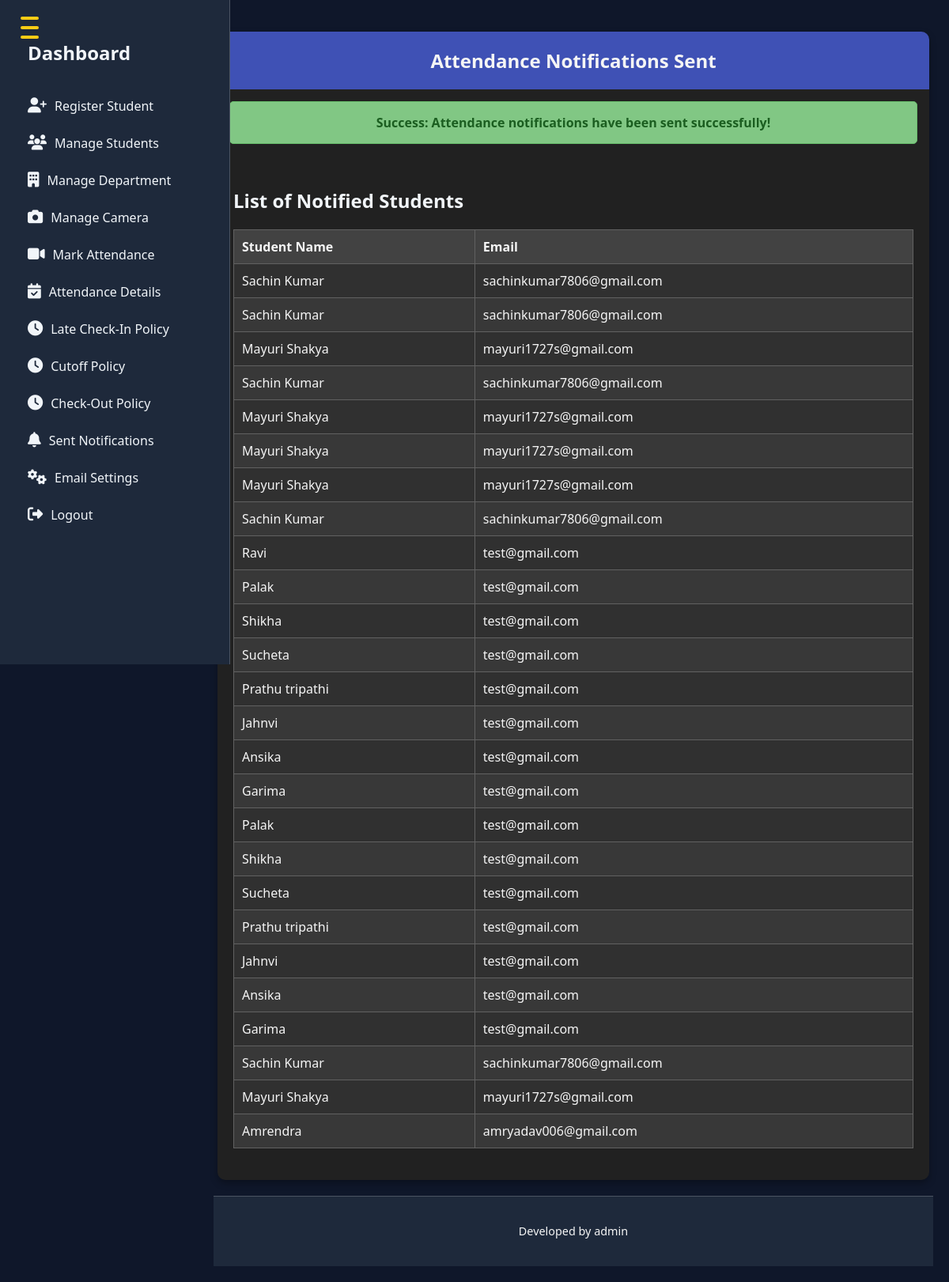
Screenshot of /send_attendance_notifications (signed in) with the database file from the repository.
### app1/models.py (models this page shows, shortened)
class Attendance(models.Model):
    student = models.ForeignKey(Student, on_delete=models.CASCADE)
    date = models.DateField()
    check_in_time = models.DateTimeField(null=True, blank=True)
    check_out_time = models.DateTimeField(null=True, blank=True)
    status = models.CharField(max_length=20, choices=[('Present', 'Present'), ('Absent', 'Absent')], default='Absent')
    is_late = models.BooleanField(default=False)
    email_sent = models.BooleanField(default=False)

class Student(models.Model):
    name = models.CharField(max_length=255)
    email = models.EmailField(max_length=255)
    phone_number = models.CharField(max_length=15)
    face_embedding = models.JSONField(blank=True, null=True)
    authorized = models.BooleanField(default=False)
    roll_no = models.CharField(max_length=20,unique=True)
    address = models.TextField()
    date_of_birth = models.DateField()
    joining_date = models.DateField()
    mother_name = models.CharField(max_length=255)
    father_name = models.CharField(max_length=255)
    department = models.ManyToManyField(Department, related_name="students")

### app1/views.py (the view, shortened to what this page needs)
# urls.py: path('send_attendance_notifications', views.send_attendance_notifications, name='send_attendance_notifications'),
@staff_member_required
def send_attendance_notifications(request):
    email_config = EmailConfig.objects.first()  # Get the first email configuration or handle multiple configurations
    if email_config is None:
        messages.error(request, "No email configuration found!")
        return render(request, 'notification_sent.html')
    settings.EMAIL_HOST = email_config.email_host
    settings.EMAIL_PORT = email_config.email_port
    settings.EMAIL_USE_TLS = email_config.email_use_tls
    settings.EMAIL_HOST_USER = email_config.email_host_user
    settings.EMAIL_HOST_PASSWORD = email_config.email_host_password
    late_attendance_records = Attendance.objects.filter(is_late=True , status='Present', email_sent=False)
    absent_students = Attendance.objects.filter(is_late=True,status='Absent', email_sent=False)
    all_notified_students = late_attendance_records | absent_students
    already_notified_students = Attendance.objects.filter(email_sent=True)
    messages.success(request, "Attendance notifications have been sent successfully!")
    return render(request, 'notification_sent.html', {
        'notified_students': already_notified_students  # Show only those who have been notified
    })

### templates/notification_sent.html (shortened to what this page needs)
{% extends 'base.html' %}
{% block content %}
</head>
<body>
    <div class="container">
        <div class="header">
            <h1>Attendance Notifications Sent</h1>
        </div>
        {% if messages %}
        <div class="messages">
            {% for message in messages %}
                <div class="message {% if 'error' in message.tags %}error{% else %}success{% endif %}">
                    <strong>{{ message.level_tag|capfirst }}:</strong> {{ message }}
                </div>
            {% endfor %}
        </div>
        {% endif %}
        <div class="table-container">
            <h2>List of Notified Students</h2>
            {% if notified_students %}
                <table>
                    <thead>
                        <tr>
                            <th>Student Name</th>
                            <th>Email</th>
                        </tr>
                    </thead>
                    <tbody>
                        {% for record in notified_students %}
                        <tr>
                            <td>{{ record.student.name }}</td>
                            <td>{{ record.student.email }}</td>
                        </tr>
                        {% endfor %}
                    </tbody>
                </table>
            {% else %}
                <p>No students have been notified yet.</p>
            {% endif %}
        </div>
        {% endblock %}

### templates/base.html (shortened to what this page needs)
<!DOCTYPE html>
{% load static %}
<html lang="en">
<head>
    <link rel="stylesheet" href="https://cdnjs.cloudflare.com/ajax/libs/font-awesome/6.5.0/css/all.min.css">
    <link rel="stylesheet" href="{% static 'css/home.css' %}">
</head>
<body>
    <div class="sidebar" id="sidebar">
        <h2><a href="/" style="color: inherit; text-decoration: none;">Dashboard</a></h2>
        {% if user.is_authenticated %}
            <a href="{% url 'register_student' %}"><i class="fas fa-user-plus"></i> Register Student</a>
            <a href="{% url 'student-list' %}"><i class="fas fa-users"></i> Manage Students</a>
            <a href="{% url 'department_list' %}"><i class="fas fa-building"></i> Manage Department</a>
            <a href="{% url 'camera_config_list' %}"><i class="fas fa-camera"></i> Manage Camera</a>
            <a href="{% url 'capture_and_recognize_with_cam' %}"><i class="fas fa-video"></i>Mark Attendance</a>
            <a href="{% url 'student_attendance_list' %}"><i class="fas fa-calendar-check"></i> Attendance Details</a>
            <a href="{% url 'late_checkin_policy_list' %}"><i class="fas fa-clock"></i> Late Check-In Policy</a>
            <a href="{% url 'cutoff_policy_list' %}"><i class="fas fa-clock"></i> Cutoff Policy</a>
            <a href="{% url 'settings_list' %}"><i class="fas fa-clock"></i> Check-Out Policy</a>
            <a href="{% url 'send_attendance_notifications' %}"><i class="fas fa-bell"></i> Sent Notifications</a>
            <a href="{% url 'view_email_configs' %}"><i class="fas fa-cogs"></i> Email Settings</a>
            <a href="{% url 'logout' %}"><i class="fas fa-sign-out-alt"></i> Logout</a>
        {% else %}
            <a href="{% url 'login' %}"><i class="fas fa-sign-in-alt"></i> Login</a>
        {% endif %}
    </div>
    <button class="toggle-btn" id="toggle-btn">
        <span></span>
        <span></span>
        <span></span>
    </button>
    <div class="main-content" id="main-content">
        {% block content %}{% endblock %}
    </div>
    <footer>
        {% if user.is_authenticated %}
        <p>Developed by {{ user.username }} </p>
        {% endif %}
    </footer>
</body>
</html>

### static/css/home.css (style rules this page uses)
:root { --primary-bg: #0f172a; --sidebar-bg: #1e293b; --accent-gold: #facc15; --text-light: #f1f5f9; --text-muted: #cbd5e1; --hover-bg: rgba(250, 204, 21, 0.1); --glass-bg: rgba(255, 255, 255, 0.05); --border-color: rgba(255, 255, 255, 0.2); }
body, html { margin: 0; padding: 0; font-family: 'Segoe UI', sans-serif; background-color: var(--primary-bg); color: var(--text-light); display: flex; flex-direction: column; min-height: 100vh; }
.sidebar { width: 250px; background-color: var(--sidebar-bg); padding: 20px; height: 100vh; position: fixed; overflow-y: auto; border-right: 1px solid var(--border-color); transition: transform 0.3s ease, width 0.3s ease; z-index: 1000; }
.sidebar a { display: flex; align-items: center; color: var(--text-light); text-decoration: none; padding: 10px 15px; margin: 5px 0; border-radius: 8px; transition: background-color 0.3s, transform 0.2s; }
.sidebar a i { margin-right: 10px; font-size: 1.2em; }
.toggle-btn { position: fixed; top: 20px; left: 20px; display: flex; flex-direction: column; justify-content: space-between; width: 35px; height: 30px; cursor: pointer; background: none; border: none; z-index: 1100; }
.toggle-btn span { width: 100%; height: 4px; background-color: var(--accent-gold); border-radius: 4px; transition: transform 0.3s ease, opacity 0.3s ease; }
.main-content { margin-left: 250px; padding: 20px; flex-grow: 1; transition: margin-left 0.3s ease; }
footer { background-color: var(--sidebar-bg); text-align: center; padding: 20px; font-size: 0.9em; border-top: 1px solid var(--border-color); margin-top: auto; }

### templates/notification_sent.html (style rules this page uses)
.container { max-width: 900px; margin: 20px auto; background: #212121; border-radius: 10px; box-shadow: 0 4px 10px rgba(0, 0, 0, 0.3); overflow: hidden; }
.header { background: #3f51b5; color: #f5f5f5; padding: 20px; text-align: center; }
.header h1 { margin: 0; font-size: 24px; }
.message { padding: 15px; text-align: center; border: 1px solid; border-radius: 5px; margin: 15px; font-weight: bold; }
.message.success { background-color: #81c784; color: #1b5e20; border-color: #66bb6a; }
.table-container { padding: 20px; }
table { width: 100%; border-collapse: collapse; margin-bottom: 20px; background: #303030; color: #f5f5f5; }
th, td { text-align: left; padding: 10px; border: 1px solid #616161; }
th { background: #424242; font-weight: bold; color: #f5f5f5; }
tr:nth-child(even) { background: #383838; }
p { color: #f5f5f5; }

### rows the page displays
Attendance: student.name "Sachin Kumar", student.email "sachinkumar7806@gmail.com"
Attendance: student.name "Sachin Kumar", student.email "sachinkumar7806@gmail.com"
Attendance: student.name "Mayuri Shakya", student.email "mayuri1727s@gmail.com"
Attendance: student.name "Sachin Kumar", student.email "sachinkumar7806@gmail.com"
Attendance: student.name "Mayuri Shakya", student.email "mayuri1727s@gmail.com"
Attendance: student.name "Mayuri Shakya", student.email "mayuri1727s@gmail.com"
Attendance: student.name "Mayuri Shakya", student.email "mayuri1727s@gmail.com"
Attendance: student.name "Sachin Kumar", student.email "sachinkumar7806@gmail.com"
Attendance: student.name "Ravi", student.email "test@gmail.com"
Attendance: student.name "Palak", student.email "test@gmail.com"
Attendance: student.name "Shikha", student.email "test@gmail.com"
Attendance: student.name "Sucheta", student.email "test@gmail.com"
Attendance: student.name "Prathu tripathi", student.email "test@gmail.com"
Attendance: student.name "Jahnvi", student.email "test@gmail.com"
Attendance: student.name "Ansika", student.email "test@gmail.com"
Attendance: student.name "Garima", student.email "test@gmail.com"
Attendance: student.name "Palak", student.email "test@gmail.com"
Attendance: student.name "Shikha", student.email "test@gmail.com"
Attendance: student.name "Sucheta", student.email "test@gmail.com"
Attendance: student.name "Prathu tripathi", student.email "test@gmail.com"
Attendance: student.name "Jahnvi", student.email "test@gmail.com"
Attendance: student.name "Ansika", student.email "test@gmail.com"
Attendance: student.name "Garima", student.email "test@gmail.com"
Attendance: student.name "Sachin Kumar", student.email "sachinkumar7806@gmail.com"
Attendance: student.name "Mayuri Shakya", student.email "mayuri1727s@gmail.com"
Attendance: student.name "Amrendra", student.email "amryadav006@gmail.com"

### other values shown
{{ message.level_tag|capfirst }} "Success"
{{ message }} "Attendance notifications have been sent successfully!"
{{ user.username }} "admin"
